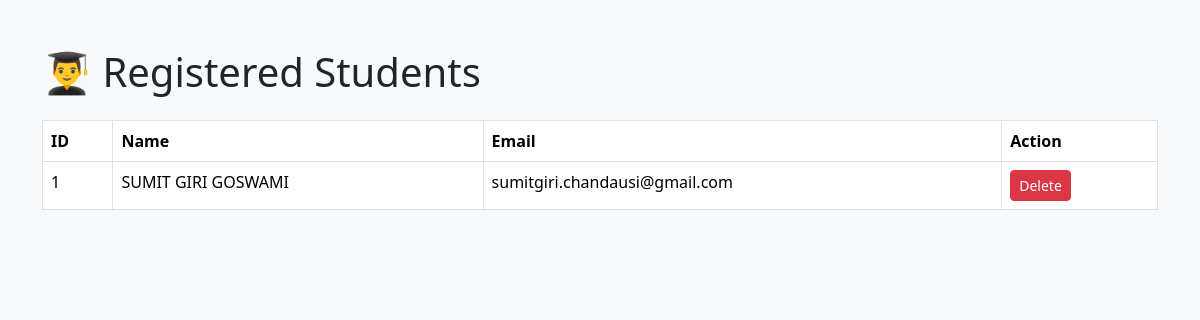
Before: /view_students (signed in) with the older database file.
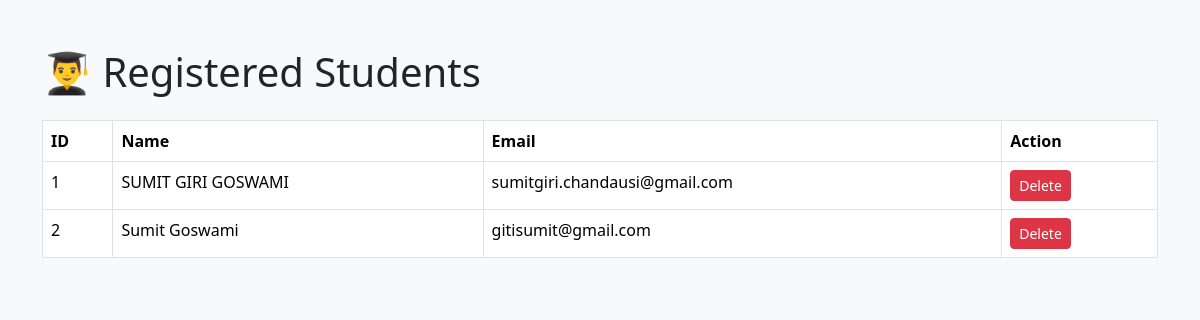
After: the same page with the newer database file.
### tables this page shows
CREATE TABLE users(
    id INTEGER PRIMARY KEY AUTOINCREMENT,
    name TEXT NOT NULL,
    email TEXT UNIQUE,
    password TEXT NOT NULL
);

### app.py (the view)
@app.route("/view_students")
def view_students():
    if "admin" not in session:
        return redirect("/admin")
    conn = sqlite3.connect(
        "mocktest.db"
    )
    cursor = conn.cursor()
    cursor.execute(
        """
        SELECT id,
               name,
               email
        FROM users
        """
    )
    students = cursor.fetchall()
    conn.close()
    return render_template(
        "view_students.html",
        students=students
    )

### templates/view_students.html (shortened to what this page needs)
<!DOCTYPE html>
<html>
<head>
<link href="https://cdn.jsdelivr.net/npm/bootstrap@5.3.3/dist/css/bootstrap.min.css" rel="stylesheet">
</head>
<body class="bg-light">
<div class="container mt-5">
<h1>👨‍🎓 Registered Students</h1>
<table class="table table-bordered bg-white mt-4">
<tr>
<th>ID</th>
<th>Name</th>
<th>Email</th>
<th>Action</th>
</tr>
{% for student in students %}
<tr>
<td>{{ student[0] }}</td>
<td>{{ student[1] }}</td>
<td>{{ student[2] }}</td>
<td>
<a href="/delete_student/{{ student[0] }}"
class="btn btn-danger btn-sm">
Delete
</a>
</td>
</tr>
{% endfor %}
</table>
</div>
</body>
</html>

Changed rows visible on the page:
added users: id "2", name "Sumit Goswami", email "gitisumit@gmail.com"
